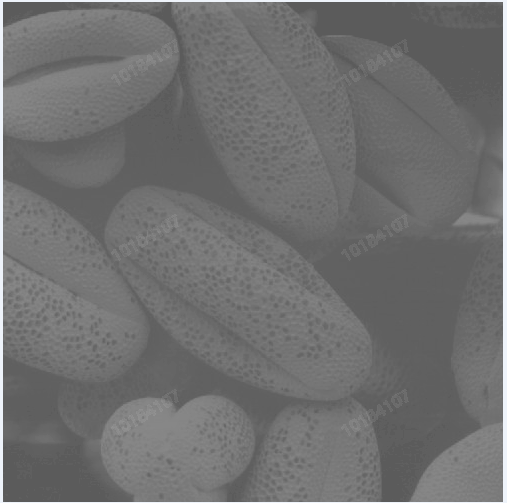
#> input picture lab1/coffee.png, 507 x 503 px
$ python constract.py
#> lines starting #> are read from the running program, lines starting #| are printed output that depends on the picture
### lab1/functions.py
import cv2 as cv
import matplotlib.pyplot as plt
import numpy as np

def read_image(path):

    # Reads an image from the specified file path.
    # Parameters:
    # path (str): The file path to the image.
    # Returns:
    # numpy.ndarray: The image read from the file, or None if the image could not be loaded.

#> called with path = 'coffee.png'
    return cv.imread(path)
#> returned value is the input picture: shape (503, 507, 3); mean B, G, R 111.9, 111.8, 111.7

def transform_to_gray(image):

    # Converts a color image to grayscale.
    # Parameters:
    # image (numpy.ndarray): The input color image in RGB format.
    # Returns:
    # numpy.ndarray: The grayscale version of the input image.

    return cv.cvtColor(image, cv.COLOR_RGB2GRAY)
#> returned value: shape (503, 507)

def apply_negative_transform_1(img):

    # Applies a negative transformation to the image using pixel inversion.
    # Parameters:
    # img (numpy.ndarray): The input image.
    # Returns:
    # numpy.ndarray: The negative of the input image.

    return 255 - img
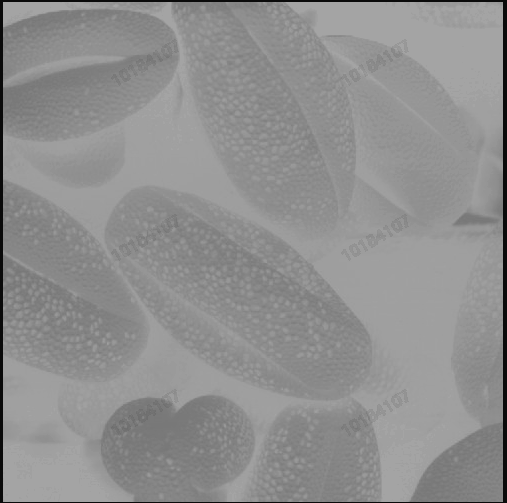
#> returned value: shape (503, 507); min 10, max 164, mean 143.2

# [28 lines left out: functions apply_negative_transform_2, plot_Histogram, not called in this run]

def plot_Histogram2(image1, image2, title1='', title2=''):

    # Plots histograms for two images side by side for comparison.
    # Parameters:
    # image1 (numpy.ndarray): The first input grayscale image.
    # image2 (numpy.ndarray): The second input grayscale image.
    # title1 (str): Title for the first histogram plot.
    # title2 (str): Title for the second histogram plot.
    # This function allows visual comparison of pixel intensity distributions between two images.

    plt.figure('Histogram')

    # Calculate histograms for both images
    hist_1 = cv.calcHist([image1], [0], None, [256], [0, 256])
    hist_2 = cv.calcHist([image2], [0], None, [256], [0, 256])

    # Plot first histogram
    plt.subplot(1, 2, 1)
    plt.plot(hist_1)

    # Set title for first histogram plot
    plt.title(title1)

    # Plot second histogram
    plt.subplot(1, 2, 2)
    plt.plot(hist_2)

    # Set title for second histogram plot
    plt.title(title2)

# [38 lines left out: function plot_Histogram3, not called in this run]

def histogram_stretching(img):

    # Applies histogram stretching to enhance contrast in an image.
    # Parameters:
    # img (numpy.ndarray): The input grayscale image.
    # Returns:
    # numpy.ndarray: The contrast-enhanced image after histogram stretching.
    # This function normalizes pixel values to span the full range of [0, 255].
    # It improves visibility in images with low contrast by redistributing pixel intensitie

   # Get minimum and maximum pixel values in the image
   min_val = img.min()
#> min_val = 91
   max_val = img.max()
#> max_val = 245

   # Apply histogram stretching formula
   stretched_img = (img - min_val) * (255 / (max_val - min_val))
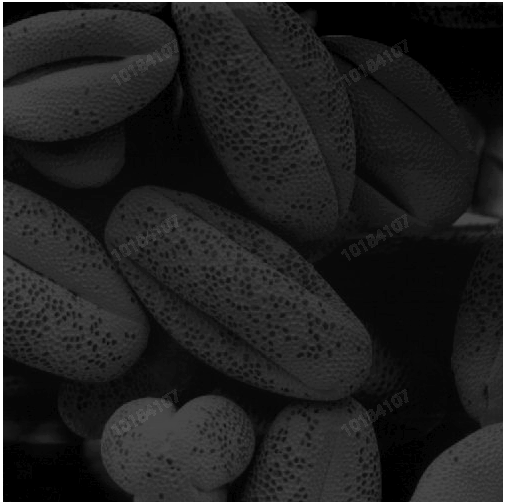
#> stretched_img: shape (503, 507) float64; min 0, max 255, mean 34.5

   # Ensure pixel values are within valid range [0, 255]
   stretched_img = np.clip(stretched_img, 0, 255).astype(np.uint8)

   return stretched_img

# [62 lines left out: functions gamma_transformation, log_transform, histogram_equalizer, not called in this run]

### lab1/constract.py
import cv2 as cv
import matplotlib.pyplot as plt
import numpy as np
import functions


def main():

    img = functions.read_image('coffee.png')

    plt.figure(1)
    plt.subplot(2, 2, 1)
    plt.imshow(cv.cvtColor(img, cv.COLOR_BGR2RGB))
    plt.title("Original Image")
    plt.axis('off')  # Turn off axis labels

    im_gray =functions.transform_to_gray(img)

    plt.subplot(2, 2, 2)  # Subplot for the gray scale image
    plt.imshow(im_gray, cmap='gray')
    plt.title("Gray Scale Image")
    plt.axis('off')

    negative_image = functions.apply_negative_transform_1(im_gray)

    plt.subplot(2, 2, 3)  # Subplot for the negative image
    plt.imshow(negative_image, cmap='gray')
    plt.title("Negative Image")
    plt.axis('off')

    # Apply histogram stretching
    img_stretch = functions.histogram_stretching(im_gray)

    plt.subplot(2, 2, 4)  # Subplot for the stretched image
    plt.imshow(img_stretch, cmap='gray')
    plt.title("Stretched Image")
    plt.axis('off')

    # Plot histograms
    functions.plot_Histogram2(im_gray,img_stretch,'GrayScale Image','Stretched Image')
#> in plot_Histogram2, `hist_1 = cv.calcHist([image1], [0], None, [256], [0, 256])`: hist_1 = 256 values, max 18898 at index 96, min 0 at index 0, mean 996.2
#> in plot_Histogram2, `hist_2 = cv.calcHist([image2], [0], None, [256], [0, 256])`: hist_2 = 256 values, max 18898 at index 8, min 0 at index 1, mean 996.2

    plt.show()
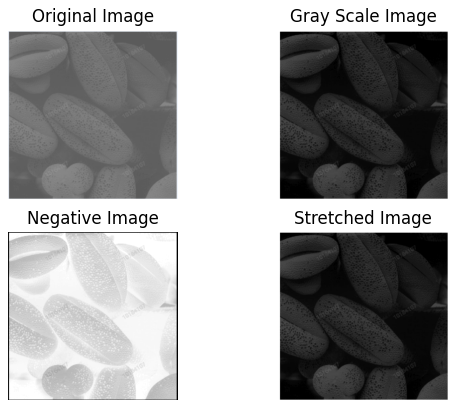
#> figure drawn by matplotlib, 4 panels
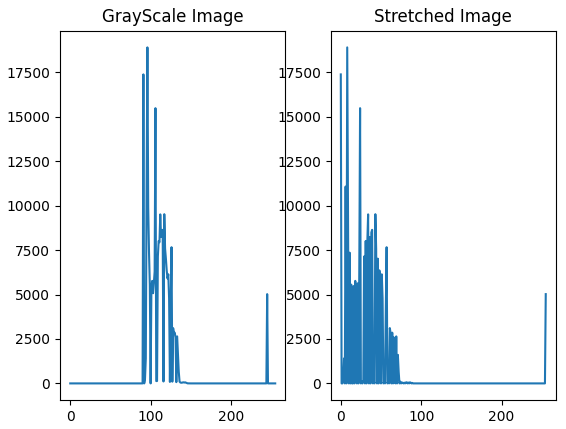
#> figure drawn by matplotlib, 2 panels; panel 1: curve peaks at x = 96, y = 18898; panel 2: curve peaks at x = 8, y = 18898

main()
